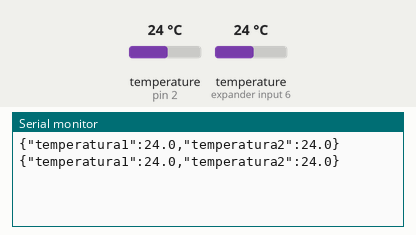
Bench run of a sketch on a simulated Arduino Uno, built with avr-gcc and run on an emulated ATmega328P. On the bench: the last lines printed to the serial monitor. The inputs (shaded band) are chosen by the test bench; at power-on: temperature (sensors on pin 2, expander input 6) 24 °C.

Above: at 7.3 s.
7.4 s: temperature (sensor on pin 2) set to 12 °C
At 12.9 s:
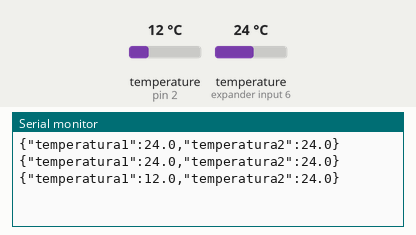
14.1 s: temperature (sensor on expander input 6) set to 12 °C
At 18.8 s:
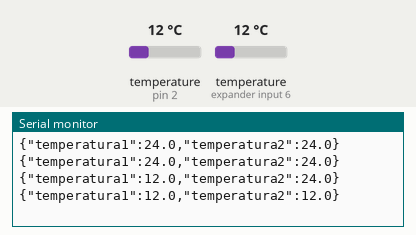
20.8 s: temperature (sensor on pin 2) set to 19 °C
At 24.8 s:
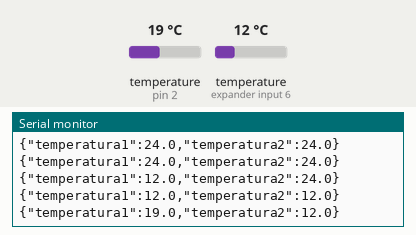
27.5 s: temperature (sensor on expander input 6) set to 19 °C
At 30.8 s:
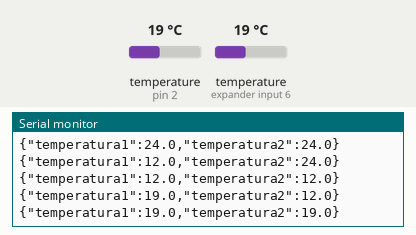
Timing chart, 0 to 32.3 s (numbered marks = the images above; inputs shaded):
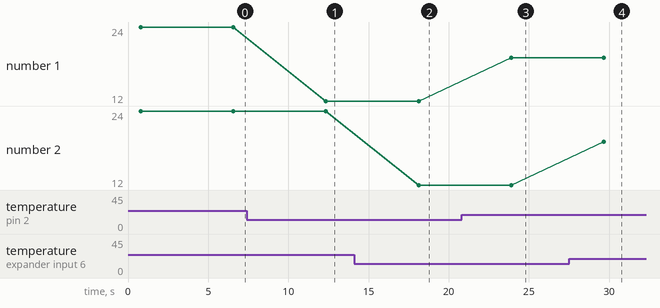

The sketch:

arduino.ino
```cpp
#include <OneWire.h>
#include <DallasTemperature.h>

const int sensor = 2;

OneWire oneWire(sensor);
DallasTemperature sensors(&oneWire);

void setup() {
  Serial.begin(9600);

  sensors.begin();
  sensors.setResolution(12);
}

void loop() {
  sensors.requestTemperatures();

  float temperatura1 = sensors.getTempCByIndex(0);
  float temperatura2 = sensors.getTempCByIndex(1);

  // Início do objeto JSON
  Serial.print("{\"temperatura1\":");

  // Valor da primeira temperatura
  Serial.print(temperatura1, 1);

  // Separação entre as propriedades
  Serial.print(",\"temperatura2\":");

  // Valor da segunda temperatura
  Serial.print(temperatura2, 1);

  // Fecha o objeto JSON e pula a linha
  Serial.println("}");

  delay(5000);
}
```

Measured:
- after the input at 7.4 s, the serial monitor: prints a new line after 4.9 s (image 1)
- after the input at 14.1 s, the serial monitor: prints a new line after 4.0 s (image 2)
- after the input at 20.8 s, the serial monitor: prints a new line after 3.1 s (image 3)
- after the input at 27.5 s, the serial monitor: prints a new line after 2.2 s (image 4)
- plotted number 1: 24 → 12 after the input at 7.4 s, 12 → 19 after the input at 20.8 s
